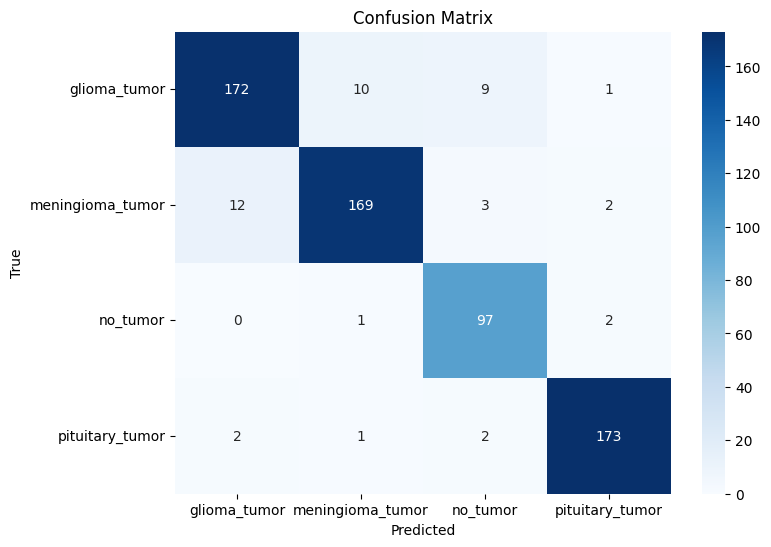
#> input picture confusionmatrix.png, 771 x 547 px, found by its file name
$ python -i graphwindow.py   (imports and definitions only)
#> lines starting #> are read from the running program, lines starting #| are printed output that depends on the picture
import tkinter as tk
from PIL import Image, ImageTk

def create_graphs_window():
    graph_window = tk.Tk()
    graph_window.title("Training and Validation Graphs")
    graph_window.geometry("800x600")
    graph_window.resizable(0,0)
    graph_window.configure(bg='#2c3e50')

    title = tk.Label(graph_window, text="Training and Validation Graphs", font=("Helvetica", 16, "bold"), bg='#2c3e50', fg='white')
    title.pack(pady=10)

    # Create a canvas and a scrollbar
    canvas = tk.Canvas(graph_window, bg='#2c3e50')
    canvas.pack(side=tk.LEFT, fill=tk.BOTH, expand=True)

    scrollbar = tk.Scrollbar(graph_window, orient="vertical", command=canvas.yview)
    scrollbar.pack(side=tk.RIGHT, fill="y")

    canvas.configure(yscrollcommand=scrollbar.set)

    scrollable_frame = tk.Frame(canvas, bg='#2c3e50')
    scrollable_frame.bind(
        "<Configure>",
        lambda e: canvas.configure(
            scrollregion=canvas.bbox("all")
        )
    )

    canvas.create_window((0, 0), window=scrollable_frame, anchor="nw")

    # Display the confusion matrix
    confusion_matrix_img = Image.open(r'C:\Users\DELL\Desktop\Brain Tumor Project\confusionmatrix.png')
#> confusion_matrix_img is the input picture: PIL image 771x547 RGBA; mean R, G, B, A 213.4, 223.5, 234.4, 255
    confusion_matrix_img = confusion_matrix_img.resize((350, 250), Image.LANCZOS)
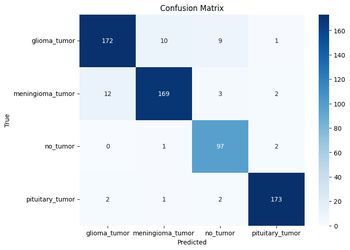
#> confusion_matrix_img: PIL image 350x250 RGBA; mean R, G, B, A 213.2, 223.3, 234.1, 255
    confusion_matrix_photo = ImageTk.PhotoImage(confusion_matrix_img)
    confusion_matrix_label = tk.Label(scrollable_frame, image=confusion_matrix_photo, bg='#2c3e50')
    confusion_matrix_label.image = confusion_matrix_photo
    confusion_matrix_label.grid(row=0, column=0, padx=10, pady=10)

    confusion_matrix_title = tk.Label(scrollable_frame, text="Confusion Matrix", font=("Helvetica", 14, "bold"), bg='#2c3e50', fg='white')
    confusion_matrix_title.grid(row=1, column=0, padx=10, pady=5)

    # Display the recall precision result
    recall_precision_img = Image.open(r'C:\Users\DELL\Desktop\Brain Tumor Project\recallprecision.png')
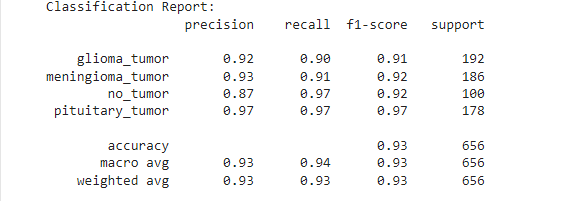
#> input picture recallprecision.png, 568 x 201 px, found by its file name
#> recall_precision_img is the input picture: PIL image 568x201 RGBA; mean R, G, B, A 247.1, 247.1, 247.2, 255
    recall_precision_img = recall_precision_img.resize((350, 250), Image.LANCZOS)
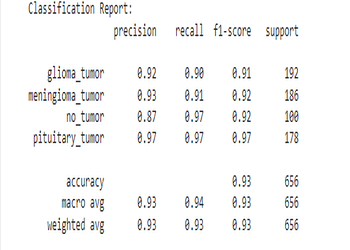
#> recall_precision_img: PIL image 350x250 RGBA; mean R, G, B, A 246.3, 246.3, 246.3, 255
    recall_precision_photo = ImageTk.PhotoImage(recall_precision_img)
    recall_precision_label = tk.Label(scrollable_frame, image=recall_precision_photo, bg='#2c3e50')
    recall_precision_label.image = recall_precision_photo
    recall_precision_label.grid(row=0, column=1, padx=10, pady=10)

    recall_precision_title = tk.Label(scrollable_frame, text="Classification Report", font=("Helvetica", 14, "bold"), bg='#2c3e50', fg='white')
    recall_precision_title.grid(row=1, column=1, padx=10, pady=5)

    # Display the accuracy and loss graph
    accuracy_loss_img = Image.open(r'C:\Users\DELL\Desktop\Brain Tumor Project\trainingandvalidationaccuracy.png')
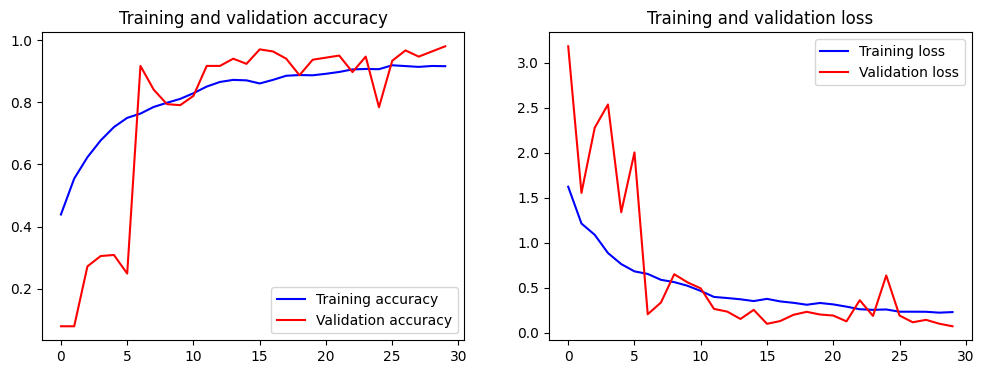
#> input picture trainingandvalidationaccuracy.png, 984 x 374 px, found by its file name
#> accuracy_loss_img is the input picture: PIL image 984x374 RGBA; mean R, G, B, A 248.2, 245.5, 246.8, 255
    accuracy_loss_img = accuracy_loss_img.resize((700, 400), Image.LANCZOS)
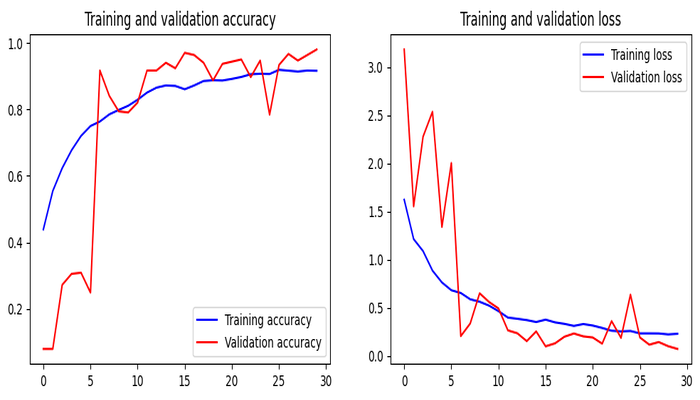
#> accuracy_loss_img: PIL image 700x400 RGBA; mean R, G, B, A 247.7, 244.9, 246.2, 255
    accuracy_loss_photo = ImageTk.PhotoImage(accuracy_loss_img)
    accuracy_loss_label = tk.Label(scrollable_frame, image=accuracy_loss_photo, bg='#2c3e50')
    accuracy_loss_label.image = accuracy_loss_photo
    accuracy_loss_label.grid(row=2, column=0, columnspan=2, pady=20)

    accuracy_loss_title = tk.Label(scrollable_frame, text="Training and Validation Accuracy and Loss Analysis", font=("Helvetica", 14, "bold"), bg='#2c3e50', fg='white')
    accuracy_loss_title.grid(row=3, column=0, columnspan=2, pady=5)

    graph_window.mainloop()

# [2 lines not run here, left out]

>>> result = create_graphs_window()
